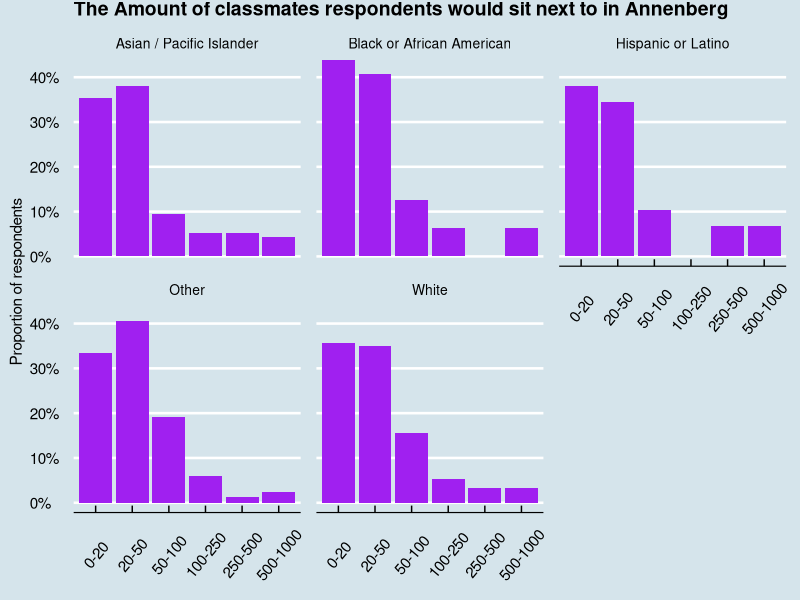
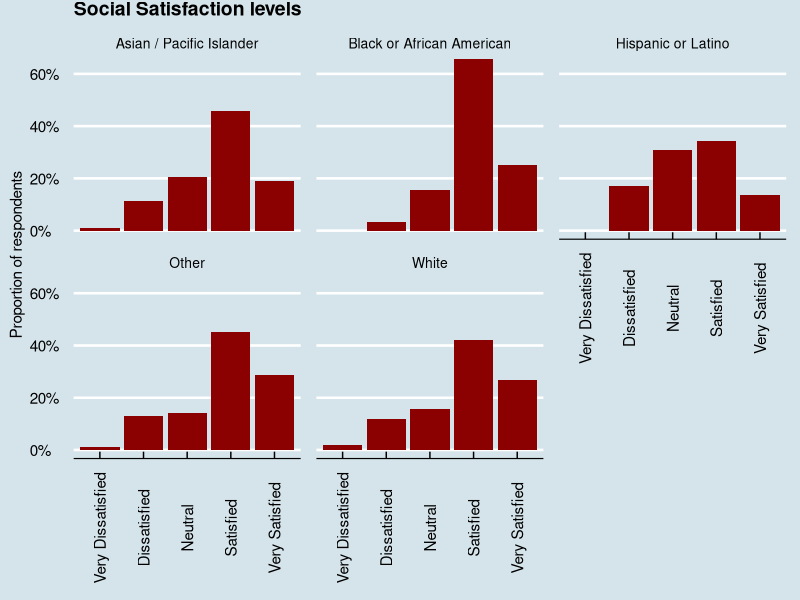
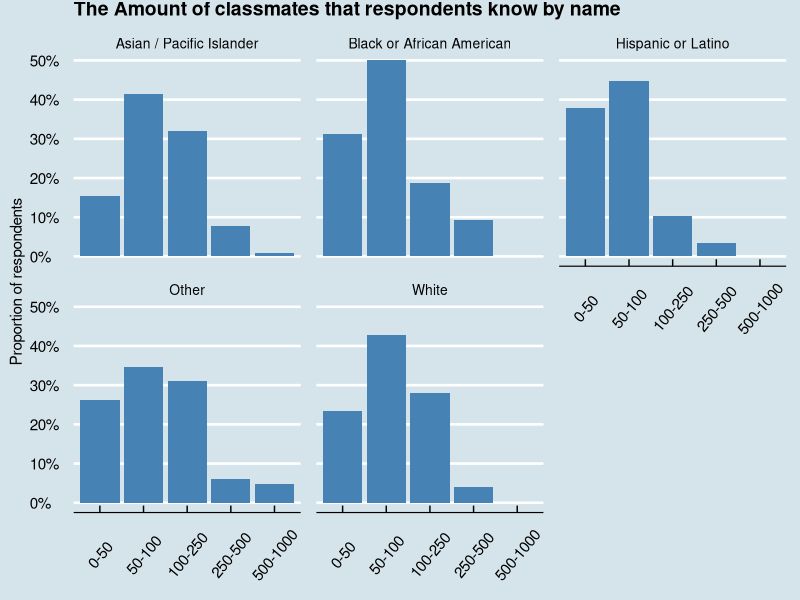
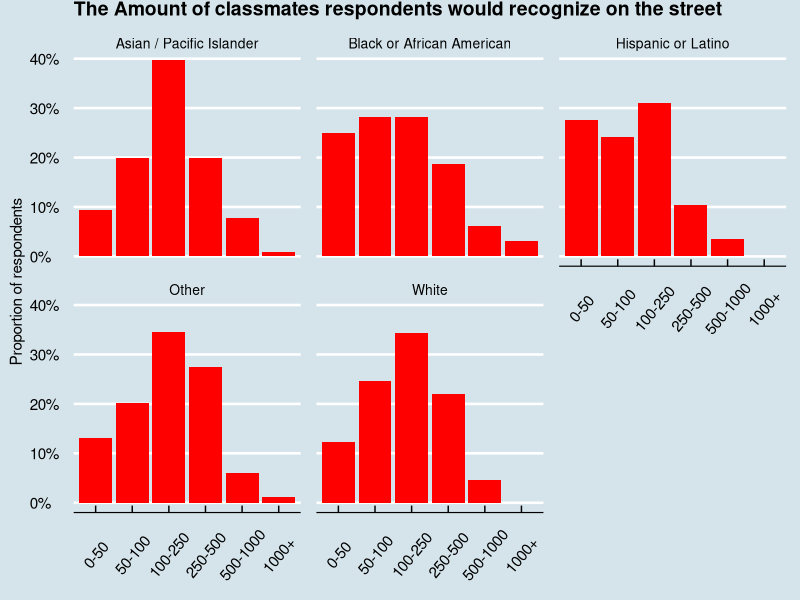

R code for these plots, in order:
## ---- chunk 1
knitr::opts_chunk$set(echo = TRUE)
library(tidyverse)
library(ggthemes)
## ---- chunk 2
data <- read_csv("data/FINAL_PUBLIC_DATA-4-23-20.csv", col_types = cols()) %>% 
        mutate(manipulated_race = ifelse(race != "White" & race != "Asian / Pacific Islander" & race != "Black or African American" & race != "Hispanic or Latino", "Other", race)) %>% 
        select(gender, race, first_meet, second_meet, third_meet, "fourth-meet", 
               id, first_id, second_id, third_id, fourth_id, know_street, know_by_name, know_annenberg, satisfied, manipulated_race)
## ---- chunk 3

level_order <- c('0-20', '20-50', '50-100', '100-250', '250-500','500-1000')

      data %>% 
        group_by(manipulated_race) %>%
        count(know_annenberg) %>% 
        mutate(proportion = case_when(
          manipulated_race == "Asian / Pacific Islander" ~ n / 116,
          manipulated_race == "White" ~ n / 154, 
          manipulated_race == "Black or African American" ~ n / 32,
          manipulated_race == "Hispanic or Latino" ~ n / 29,
          manipulated_race == "Other" ~ n / 84)) %>% 
        ggplot(aes(x = factor(know_annenberg, level = level_order), y = proportion)) + 
        geom_col(fill = "purple") + 
        theme_economist() +
        facet_wrap(~manipulated_race) +
        theme(panel.spacing.x = unit(4, "mm"),
              panel.spacing.y =  unit(4, "mm"), 
              axis.text.x = element_text(angle=50, vjust = .5),
              axis.title.y = element_text(vjust = 2),
              strip.text.x = element_text(size = 10),
              plot.title = element_text(size = 14, vjust = 4),
              axis.title.x = element_blank()) +
        scale_y_continuous(labels = scales::percent_format(accuracy = 1)) +
        labs(title = "The Amount of classmates respondents would sit next to in Annenberg",
             y = "Proportion of respondents") 
## ---- chunk 4

level_order <- c('Very Dissatisfied', 'Dissatisfied', 'Neutral', 'Satisfied', 'Very Satisfied')

data %>% 
        select(manipulated_race, satisfied) %>% 
        group_by(manipulated_race) %>% 
        count(satisfied) %>% 
        mutate(proportion = case_when(
          manipulated_race == "Asian / Pacific Islander" ~ n / 116,
          manipulated_race == "White" ~ n / 154, 
          manipulated_race == "Black or African American" ~ n / 32,
          manipulated_race == "Hispanic or Latino" ~ n / 29,
          manipulated_race == "Other" ~ n / 84)) %>% 
        ggplot(aes(x = factor(satisfied, level = level_order), y = proportion)) +
        geom_col(fill = "darkred") +
        theme_economist() +
        facet_wrap(~manipulated_race) +
        theme(panel.spacing.x = unit(4, "mm"),
              panel.spacing.y =  unit(4, "mm"), 
              axis.text.x = element_text(angle = 90, vjust = .5),
              axis.title.y = element_text(vjust = 2),
              strip.text.x = element_text(size = 10),
              plot.title = element_text(size = 14, vjust = 4),
              axis.title.x = element_blank()) +
        scale_y_continuous(labels = scales::percent_format(accuracy = 1))+
        labs(title = "Social Satisfaction levels",
             y = "Proportion of respondents")
## ---- chunk 5

level_order <- c('0-50', '50-100', '100-250', '250-500', '500-1000')

      data %>% 
        group_by(manipulated_race) %>%
        count(know_by_name) %>% 
        mutate(proportion = case_when(
          manipulated_race == "Asian / Pacific Islander" ~ n / 116,
          manipulated_race == "White" ~ n / 154, 
          manipulated_race == "Black or African American" ~ n / 32,
          manipulated_race == "Hispanic or Latino" ~ n / 29,
          manipulated_race == "Other" ~ n / 84)) %>% 
        ggplot(aes(x = factor(know_by_name, level = level_order), y = proportion)) + 
        geom_col(fill = "steelblue") + 
        theme_economist() +
        facet_wrap(~manipulated_race) +
        theme(panel.spacing.x = unit(4, "mm"),
              panel.spacing.y =  unit(4, "mm"), 
              axis.text.x = element_text(angle=50, vjust = .5),
              axis.title.y = element_text(vjust = 2),
              strip.text.x = element_text(size = 10),
              plot.title = element_text(size = 14, vjust = 4),
              axis.title.x = element_blank()) +
        scale_y_continuous(labels = scales::percent_format(accuracy = 1)) +
        labs(title = "The Amount of classmates that respondents know by name",
             y = "Proportion of respondents")
## ---- chunk 6
level_order <- c('0-50', '50-100', '100-250', '250-500', '500-1000', '1000+')

      data %>% 
        group_by(manipulated_race) %>%
        count(know_street) %>% 
        mutate(proportion = case_when(
          manipulated_race == "Asian / Pacific Islander" ~ n / 116,
          manipulated_race == "White" ~ n / 154, 
          manipulated_race == "Black or African American" ~ n / 32,
          manipulated_race == "Hispanic or Latino" ~ n / 29,
          manipulated_race == "Other" ~ n / 84)) %>% 
        ggplot(aes(x = factor(know_street, level = level_order), y = proportion)) + 
        geom_col(fill = "red") + 
        theme_economist() +
        facet_wrap(~manipulated_race) +
        theme(panel.spacing.x = unit(4, "mm"),
              panel.spacing.y =  unit(4, "mm"), 
              axis.text.x = element_text(angle=50, vjust = .5),
              axis.title.y = element_text(vjust = 2),
              strip.text.x = element_text(size = 10),
              plot.title = element_text(size = 14, vjust = 4),
              axis.title.x = element_blank()) +
        scale_y_continuous(labels = scales::percent_format(accuracy = 1)) +
        labs(title = "The Amount of classmates respondents would recognize on the street",
             y = "Proportion of respondents")
